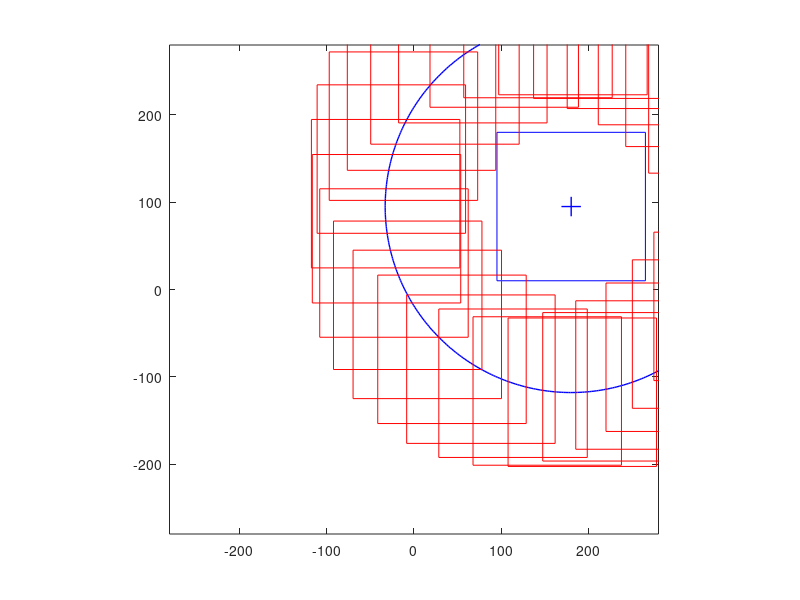

Here is the MATLAB script that generated this plot: (Note: this script raises an error after producing the figure.)
% draws the scanned regions for two polarizations in the FP
% use to determine the possible locations
% based just on geometry (no PR evaluation involved)

clear; %close all

npix = 560;         % number of DMD pixels
a = 13.48;          % pixel size (um)

BD = 4*10^3;        % beam displacement (um)
F1 = 300*10^3;      % lens 1 focal length (um)
lambda = 0.473;     % um

FOV = 170;          % no modes scanned (side of the square scanned in the FP)

CenterX = 180;      % position of the central frequency in the FP
CenterY = 95;

%% distance of central frequencies in the FP (pix)

FP_pixel = F1*lambda/(npix*a);  % pixel size in the FP
displ_dist = round(BD/FP_pixel);

%% START CALCULATIONS

angles = linspace(0, 2*pi, 500);
x_space = linspace(-npix/2,npix/2);

x = displ_dist * cos(angles) + CenterX;
y = displ_dist * sin(angles) + CenterY;

figure
plot(x, y, 'b-', 'LineWidth', 1); axis image; hold on
% scanned region around first central frequency
rectangle('Position',[CenterX-FOV/2 CenterY-FOV/2 FOV FOV],'EdgeColor','b')
plot(CenterX, CenterY, 'b+', 'LineWidth', 1, 'MarkerSize', 14);

% scanned regions around second central frequency at distance
for i = 5:15:size(x,2)
    rectangle('Position',[x(i)-FOV/2 y(i)-FOV/2 FOV FOV],'EdgeColor','r')
end

% move origin to the centre
xlim([-npix/2 npix/2])
ylim([-npix/2 npix/2]) 
ax = gca;
ax.XAxisLocation = 'origin';
ax.YAxisLocation = 'origin';
   
% draw diagonals
plot(x_space, x_space,'k:');
plot(-x_space, x_space,'k:');

title([num2str(lambda) ' nm, F1 = ' num2str(F1/1000) ' mm, npix = ' num2str(npix) ', FOV = ' num2str(FOV)])

